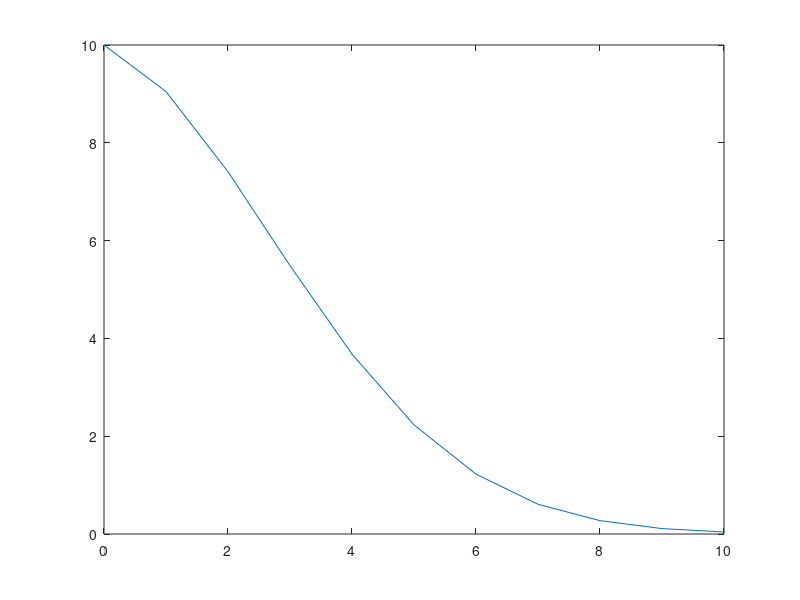

MATLAB code to generate this figure: (Note: this script raises an error after producing the figure.)
clc; clear; close all;
%% 
Ts = 1;
Tref = 10;

e_k_0 = 10;

n = 0:1:(Tref/Ts);
e_k = zeros(size(i));

lambda = exp(-Ts/Tref);

for i = 0:1:(Tref/Ts)
    e_k(i+1) = (lambda^i) * e_k_0;
    e_k_0 = e_k(i+1);
end

plot(n, e_k)

%% define s
r_k_plus_i_given_k = zeros(size(i));

for k = 0:1:(Tref/Ts)
    r_k_plus_i_given_k(k+1) = s_ref(k) - e_k(k+1);
end

figure()
plot(n, r_k_plus_i_given_k)

%%
function y = s_ref(x)
    y = 0*x + 5;
end